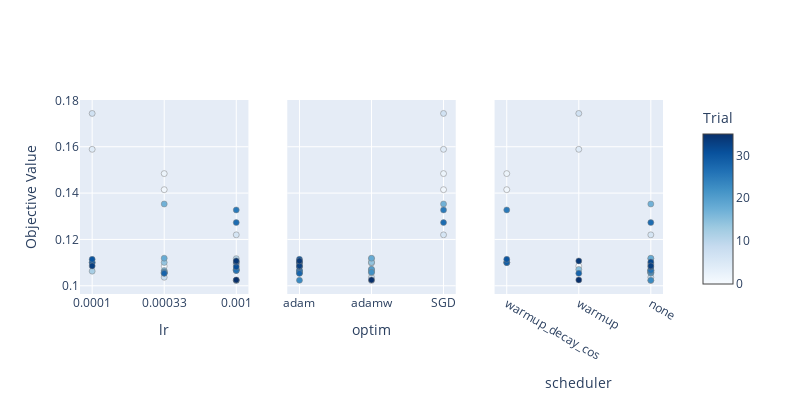
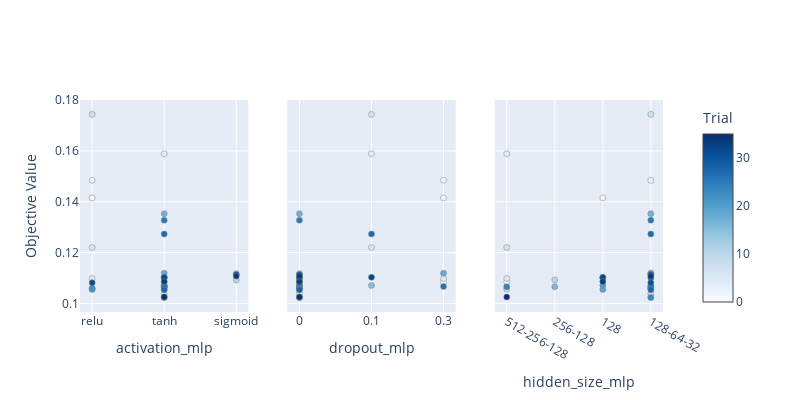

The cell these charts' notebook holds for them, in order:
### Code cell
import optuna

param_names = list(study.best_params.keys())

# Group parameters in chunks of 3
for i in range(0, len(param_names), 3):
    param_chunk = param_names[i:i+3]
    fig = optuna.visualization.plot_slice(study, params=param_chunk)
    fig.update_layout(
        title='',
        width=800,
        height=400
    )
    fig.show()

### Figure 1 — Plotly figure (JSON) as saved in the notebook; plotly's stock layout.template omitted (floating-point values rounded to 4 significant figures)
{"data": [{"marker": {"color": [0, 1, 2, 3, 4, 5, 6, 7, 8, 9, 10, 11, 12, 13, 14, 15, 16, 17, 18, 19, 20, 21, 22, 23, 24, 25, 26, 27, 28, 29, 30, 31, 32, 33, 34, 35], "colorbar": {"title": {"text": "Trial"}, "x": 1, "xpad": 40}, "colorscale": [[0, "rgb(247,251,255)"], [0.125, "rgb(222,235,247)"], [0.25, "rgb(198,219,239)"], [0.375, "rgb(158,202,225)"], [0.5, "rgb(107,174,214)"], [0.625, "rgb(66,146,198)"], [0.75, "rgb(33,113,181)"], [0.875, "rgb(8,81,156)"], [1, "rgb(8,48,107)"]], "line": {"color": "Grey", "width": 0.5}, "showscale": true}, "mode": "markers", "name": "Feasible Trial", "showlegend": false, "type": "scatter", "x": [0.00033, 0.00033, 0.00033, 0.001, 0.0001, 0.001, 0.001, 0.0001, 0.00033, 0.00033, 0.001, 0.001, 0.0001, 0.0001, 0.00033, 0.001, 0.00033, 0.00033, 0.00033, 0.00033, 0.001, 0.00033, 0.00033, 0.001, 0.001, 0.001, 0.001, 0.001, 0.00033, 0.0001, 0.0001, 0.001, 0.001, 0.0001, 0.001, 0.001], "xaxis": "x", "y": [0.1085, 0.1415, 0.1484, 0.1023, 0.1589, 0.1098, 0.122, 0.1744, 0.1037, 0.1056, 0.1092, 0.1117, 0.1063, 0.1101, 0.1101, 0.1071, 0.1066, 0.1353, 0.1119, 0.1054, 0.1071, 0.106, 0.1058, 0.1024, 0.1066, 0.1327, 0.1066, 0.1273, 0.1054, 0.11, 0.1114, 0.1082, 0.1102, 0.1086, 0.1107, 0.1025], "yaxis": "y"}, {"marker": {"color": [0, 1, 2, 3, 4, 5, 6, 7, 8, 9, 10, 11, 12, 13, 14, 15, 16, 17, 18, 19, 20, 21, 22, 23, 24, 25, 26, 27, 28, 29, 30, 31, 32, 33, 34, 35], "colorbar": {"title": {"text": "Trial"}, "x": 1, "xpad": 40}, "colorscale": [[0, "rgb(247,251,255)"], [0.125, "rgb(222,235,247)"], [0.25, "rgb(198,219,239)"], [0.375, "rgb(158,202,225)"], [0.5, "rgb(107,174,214)"], [0.625, "rgb(66,146,198)"], [0.75, "rgb(33,113,181)"], [0.875, "rgb(8,81,156)"], [1, "rgb(8,48,107)"]], "line": {"color": "Grey", "width": 0.5}, "showscale": false}, "mode": "markers", "name": "Feasible Trial", "showlegend": false, "type": "scatter", "x": ["adam", "SGD", "SGD", "adamw", "SGD", "adamw", "SGD", "SGD", "adamw", "adamw", "adam", "adamw", "adamw", "adamw", "adamw", "adamw", "adamw", "SGD", "adamw", "adam", "adamw", "adam", "adamw", "adam", "adam", "SGD", "adam", "SGD", "adam", "adam", "adam", "adam", "adam", "adam", "adam", "adamw"], "xaxis": "x2", "y": [0.1085, 0.1415, 0.1484, 0.1023, 0.1589, 0.1098, 0.122, 0.1744, 0.1037, 0.1056, 0.1092, 0.1117, 0.1063, 0.1101, 0.1101, 0.1071, 0.1066, 0.1353, 0.1119, 0.1054, 0.1071, 0.106, 0.1058, 0.1024, 0.1066, 0.1327, 0.1066, 0.1273, 0.1054, 0.11, 0.1114, 0.1082, 0.1102, 0.1086, 0.1107, 0.1025], "yaxis": "y2"}, {"marker": {"color": [0, 1, 2, 3, 4, 5, 6, 7, 8, 9, 10, 11, 12, 13, 14, 15, 16, 17, 18, 19, 20, 21, 22, 23, 24, 25, 26, 27, 28, 29, 30, 31, 32, 33, 34, 35], "colorbar": {"title": {"text": "Trial"}, "x": 1, "xpad": 40}, "colorscale": [[0, "rgb(247,251,255)"], [0.125, "rgb(222,235,247)"], [0.25, "rgb(198,219,239)"], [0.375, "rgb(158,202,225)"], [0.5, "rgb(107,174,214)"], [0.625, "rgb(66,146,198)"], [0.75, "rgb(33,113,181)"], [0.875, "rgb(8,81,156)"], [1, "rgb(8,48,107)"]], "line": {"color": "Grey", "width": 0.5}, "showscale": false}, "mode": "markers", "name": "Feasible Trial", "showlegend": false, "type": "scatter", "x": ["warmup", "warmup_decay_cos", "warmup_decay_cos", "none", "warmup", "none", "none", "warmup", "none", "none", "none", "none", "none", "warmup_decay_cos", "warmup_decay_cos", "warmup", "none", "none", "none", "none", "none", "none", "none", "none", "none", "warmup_decay_cos", "none", "none", "warmup", "warmup_decay_cos", "warmup_decay_cos", "none", "none", "none", "warmup", "warmup"], "xaxis": "x3", "y": [0.1085, 0.1415, 0.1484, 0.1023, 0.1589, 0.1098, 0.122, 0.1744, 0.1037, 0.1056, 0.1092, 0.1117, 0.1063, 0.1101, 0.1101, 0.1071, 0.1066, 0.1353, 0.1119, 0.1054, 0.1071, 0.106, 0.1058, 0.1024, 0.1066, 0.1327, 0.1066, 0.1273, 0.1054, 0.11, 0.1114, 0.1082, 0.1102, 0.1086, 0.1107, 0.1025], "yaxis": "y3"}], "layout": {"height": 400, "title": {"text": ""}, "width": 800, "xaxis": {"anchor": "y", "categoryarray": [0.0001, 0.00033, 0.001], "categoryorder": "array", "domain": [0, 0.2889], "title": {"text": "lr"}, "type": "category"}, "xaxis2": {"anchor": "y2", "categoryarray": ["adam", "adamw", "SGD"], "categoryorder": "array", "domain": [0.3556, 0.6444], "title": {"text": "optim"}, "type": "category"}, "xaxis3": {"anchor": "y3", "categoryarray": ["warmup_decay_cos", "warmup", "none"], "categoryorder": "array", "domain": [0.7111, 1], "title": {"text": "scheduler"}, "type": "category"}, "yaxis": {"anchor": "x", "domain": [0, 1], "title": {"text": "Objective Value"}}, "yaxis2": {"anchor": "x2", "domain": [0, 1], "matches": "y", "showticklabels": false}, "yaxis3": {"anchor": "x3", "domain": [0, 1], "matches": "y", "showticklabels": false}}}

### Figure 2 — Plotly figure (JSON) as saved in the notebook; plotly's stock layout.template omitted (floating-point values rounded to 4 significant figures)
{"data": [{"marker": {"color": [0, 1, 2, 3, 4, 5, 6, 7, 8, 9, 10, 11, 12, 13, 14, 15, 16, 17, 18, 19, 20, 21, 22, 23, 24, 25, 26, 27, 28, 29, 30, 31, 32, 33, 34, 35], "colorbar": {"title": {"text": "Trial"}, "x": 1, "xpad": 40}, "colorscale": [[0, "rgb(247,251,255)"], [0.125, "rgb(222,235,247)"], [0.25, "rgb(198,219,239)"], [0.375, "rgb(158,202,225)"], [0.5, "rgb(107,174,214)"], [0.625, "rgb(66,146,198)"], [0.75, "rgb(33,113,181)"], [0.875, "rgb(8,81,156)"], [1, "rgb(8,48,107)"]], "line": {"color": "Grey", "width": 0.5}, "showscale": true}, "mode": "markers", "name": "Feasible Trial", "showlegend": false, "type": "scatter", "x": ["tanh", "relu", "relu", "tanh", "tanh", "relu", "relu", "relu", "tanh", "tanh", "sigmoid", "sigmoid", "tanh", "tanh", "tanh", "tanh", "tanh", "tanh", "tanh", "relu", "tanh", "relu", "relu", "tanh", "tanh", "tanh", "tanh", "tanh", "tanh", "tanh", "sigmoid", "relu", "tanh", "tanh", "sigmoid", "tanh"], "xaxis": "x", "y": [0.1085, 0.1415, 0.1484, 0.1023, 0.1589, 0.1098, 0.122, 0.1744, 0.1037, 0.1056, 0.1092, 0.1117, 0.1063, 0.1101, 0.1101, 0.1071, 0.1066, 0.1353, 0.1119, 0.1054, 0.1071, 0.106, 0.1058, 0.1024, 0.1066, 0.1327, 0.1066, 0.1273, 0.1054, 0.11, 0.1114, 0.1082, 0.1102, 0.1086, 0.1107, 0.1025], "yaxis": "y"}, {"marker": {"color": [0, 1, 2, 3, 4, 5, 6, 7, 8, 9, 10, 11, 12, 13, 14, 15, 16, 17, 18, 19, 20, 21, 22, 23, 24, 25, 26, 27, 28, 29, 30, 31, 32, 33, 34, 35], "colorbar": {"title": {"text": "Trial"}, "x": 1, "xpad": 40}, "colorscale": [[0, "rgb(247,251,255)"], [0.125, "rgb(222,235,247)"], [0.25, "rgb(198,219,239)"], [0.375, "rgb(158,202,225)"], [0.5, "rgb(107,174,214)"], [0.625, "rgb(66,146,198)"], [0.75, "rgb(33,113,181)"], [0.875, "rgb(8,81,156)"], [1, "rgb(8,48,107)"]], "line": {"color": "Grey", "width": 0.5}, "showscale": false}, "mode": "markers", "name": "Feasible Trial", "showlegend": false, "type": "scatter", "x": [0.3, 0.3, 0.3, 0, 0.1, 0.3, 0.1, 0.1, 0, 0, 0, 0, 0, 0, 0, 0.1, 0, 0, 0.3, 0, 0, 0, 0, 0, 0, 0, 0.3, 0.1, 0, 0, 0, 0, 0.1, 0, 0, 0], "xaxis": "x2", "y": [0.1085, 0.1415, 0.1484, 0.1023, 0.1589, 0.1098, 0.122, 0.1744, 0.1037, 0.1056, 0.1092, 0.1117, 0.1063, 0.1101, 0.1101, 0.1071, 0.1066, 0.1353, 0.1119, 0.1054, 0.1071, 0.106, 0.1058, 0.1024, 0.1066, 0.1327, 0.1066, 0.1273, 0.1054, 0.11, 0.1114, 0.1082, 0.1102, 0.1086, 0.1107, 0.1025], "yaxis": "y2"}, {"marker": {"color": [0, 1, 2, 3, 4, 5, 6, 7, 8, 9, 10, 11, 12, 13, 14, 15, 16, 17, 18, 19, 20, 21, 22, 23, 24, 25, 26, 27, 28, 29, 30, 31, 32, 33, 34, 35], "colorbar": {"title": {"text": "Trial"}, "x": 1, "xpad": 40}, "colorscale": [[0, "rgb(247,251,255)"], [0.125, "rgb(222,235,247)"], [0.25, "rgb(198,219,239)"], [0.375, "rgb(158,202,225)"], [0.5, "rgb(107,174,214)"], [0.625, "rgb(66,146,198)"], [0.75, "rgb(33,113,181)"], [0.875, "rgb(8,81,156)"], [1, "rgb(8,48,107)"]], "line": {"color": "Grey", "width": 0.5}, "showscale": false}, "mode": "markers", "name": "Feasible Trial", "showlegend": false, "type": "scatter", "x": ["512-256-128", "128", "128-64-32", "128-64-32", "512-256-128", "512-256-128", "512-256-128", "128-64-32", "128-64-32", "512-256-128", "256-128", "128-64-32", "128-64-32", "128", "128", "128-64-32", "256-128", "128-64-32", "128-64-32", "128", "128", "128-64-32", "128-64-32", "128-64-32", "512-256-128", "128-64-32", "128-64-32", "128-64-32", "128-64-32", "128-64-32", "128-64-32", "128-64-32", "128", "128", "128-64-32", "512-256-128"], "xaxis": "x3", "y": [0.1085, 0.1415, 0.1484, 0.1023, 0.1589, 0.1098, 0.122, 0.1744, 0.1037, 0.1056, 0.1092, 0.1117, 0.1063, 0.1101, 0.1101, 0.1071, 0.1066, 0.1353, 0.1119, 0.1054, 0.1071, 0.106, 0.1058, 0.1024, 0.1066, 0.1327, 0.1066, 0.1273, 0.1054, 0.11, 0.1114, 0.1082, 0.1102, 0.1086, 0.1107, 0.1025], "yaxis": "y3"}], "layout": {"height": 400, "title": {"text": ""}, "width": 800, "xaxis": {"anchor": "y", "categoryarray": ["relu", "tanh", "sigmoid"], "categoryorder": "array", "domain": [0, 0.2889], "title": {"text": "activation_mlp"}, "type": "category"}, "xaxis2": {"anchor": "y2", "categoryarray": [0, 0.1, 0.3], "categoryorder": "array", "domain": [0.3556, 0.6444], "title": {"text": "dropout_mlp"}, "type": "category"}, "xaxis3": {"anchor": "y3", "categoryarray": ["512-256-128", "256-128", "128", "128-64-32"], "categoryorder": "array", "domain": [0.7111, 1], "title": {"text": "hidden_size_mlp"}, "type": "category"}, "yaxis": {"anchor": "x", "domain": [0, 1], "title": {"text": "Objective Value"}}, "yaxis2": {"anchor": "x2", "domain": [0, 1], "matches": "y", "showticklabels": false}, "yaxis3": {"anchor": "x3", "domain": [0, 1], "matches": "y", "showticklabels": false}}}
